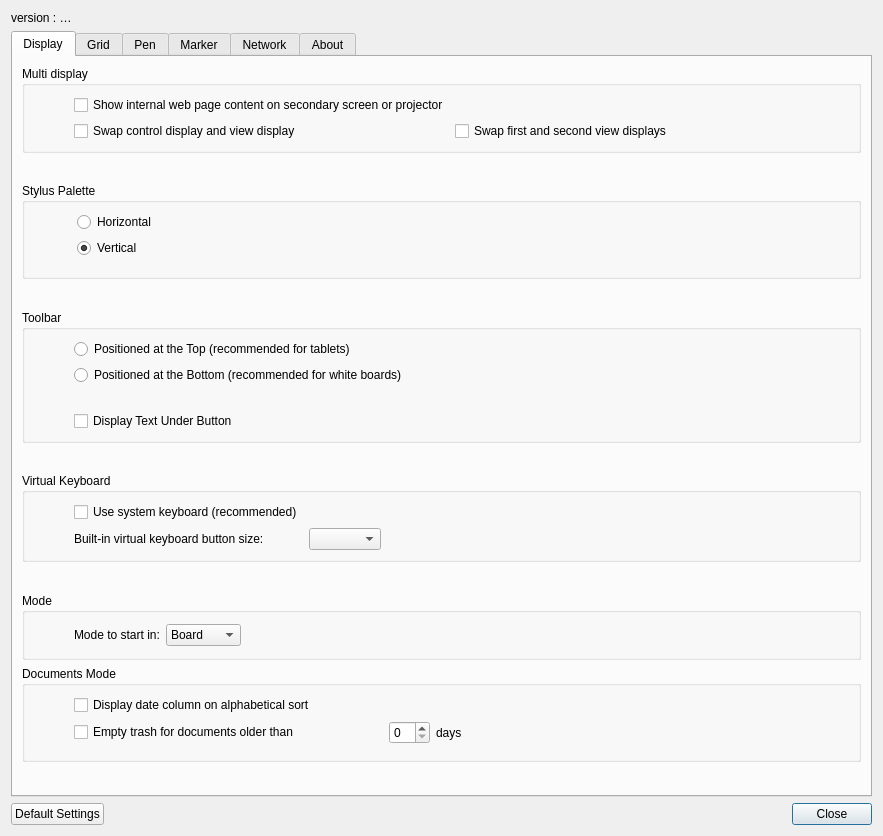
<?xml version="1.0" encoding="UTF-8"?>
<ui version="4.0">
 <class>preferencesDialog</class>
 <widget class="QDialog" name="preferencesDialog">
  <property name="geometry">
   <rect>
    <x>0</x>
    <y>0</y>
    <width>883</width>
    <height>836</height>
   </rect>
  </property>
  <property name="windowTitle">
   <string>Preferences</string>
  </property>
  <layout class="QGridLayout" name="gridLayout">
   <item row="4" column="0">
    <widget class="QFrame" name="frame">
     <property name="frameShape">
      <enum>QFrame::Shape::NoFrame</enum>
     </property>
     <property name="frameShadow">
      <enum>QFrame::Shadow::Raised</enum>
     </property>
     <layout class="QHBoxLayout" name="horizontalLayout_2">
      <property name="leftMargin">
       <number>0</number>
      </property>
      <property name="topMargin">
       <number>0</number>
      </property>
      <property name="rightMargin">
       <number>0</number>
      </property>
      <property name="bottomMargin">
       <number>0</number>
      </property>
      <item>
       <widget class="QPushButton" name="defaultSettingsButton">
        <property name="text">
         <string>Default Settings</string>
        </property>
       </widget>
      </item>
      <item>
       <spacer name="bottomHSpacer">
        <property name="orientation">
         <enum>Qt::Orientation::Horizontal</enum>
        </property>
        <property name="sizeHint" stdset="0">
         <size>
          <width>40</width>
          <height>20</height>
         </size>
        </property>
       </spacer>
      </item>
      <item>
       <layout class="QHBoxLayout" name="horizontalLayout">
        <item>
         <widget class="QPushButton" name="closeButton">
          <property name="text">
           <string>Close</string>
          </property>
          <property name="default">
           <bool>true</bool>
          </property>
         </widget>
        </item>
       </layout>
      </item>
     </layout>
    </widget>
   </item>
   <item row="0" column="0">
    <widget class="QLabel" name="versionLabel">
     <property name="text">
      <string>version : …</string>
     </property>
    </widget>
   </item>
   <item row="1" column="0">
    <widget class="QTabWidget" name="mainTabWidget">
     <property name="currentIndex">
      <number>0</number>
     </property>
     <widget class="QWidget" name="displayTab">
      <attribute name="title">
       <string>Display</string>
      </attribute>
      <layout class="QGridLayout" name="gridLayout_3">
       <item row="2" column="0">
        <widget class="QGroupBox" name="multiDisplayGroupBox">
         <property name="title">
          <string>Multi display</string>
         </property>
         <layout class="QGridLayout" name="gridLayout_2">
          <item row="1" column="3">
           <spacer name="mirroringRSpacer">
            <property name="orientation">
             <enum>Qt::Orientation::Horizontal</enum>
            </property>
            <property name="sizeHint" stdset="0">
             <size>
              <width>40</width>
              <height>20</height>
             </size>
            </property>
           </spacer>
          </item>
          <item row="1" column="0">
           <spacer name="mirroringLSpacer">
            <property name="orientation">
             <enum>Qt::Orientation::Horizontal</enum>
            </property>
            <property name="sizeType">
             <enum>QSizePolicy::Policy::Preferred</enum>
            </property>
            <property name="sizeHint" stdset="0">
             <size>
              <width>40</width>
              <height>20</height>
             </size>
            </property>
           </spacer>
          </item>
          <item row="2" column="2">
           <widget class="QCheckBox" name="swapControlAndDisplayScreensCheckBox">
            <property name="text">
             <string>Swap control display and view display</string>
            </property>
           </widget>
          </item>
          <item row="1" column="2">
           <widget class="QCheckBox" name="displayBrowserPageCheckBox">
            <property name="text">
             <string>Show internal web page content on secondary screen or projector</string>
            </property>
           </widget>
          </item>
          <item row="2" column="3">
           <widget class="QCheckBox" name="swapDisplayScreensCheckBox">
            <property name="text">
             <string>Swap first and second view displays</string>
            </property>
           </widget>
          </item>
         </layout>
        </widget>
       </item>
       <item row="14" column="0">
        <spacer name="modeSpacer">
         <property name="orientation">
          <enum>Qt::Orientation::Vertical</enum>
         </property>
         <property name="sizeHint" stdset="0">
          <size>
           <width>20</width>
           <height>40</height>
          </size>
         </property>
        </spacer>
       </item>
       <item row="15" column="0">
        <widget class="QGroupBox" name="modeGroupBox">
         <property name="sizePolicy">
          <sizepolicy hsizetype="MinimumExpanding" vsizetype="Expanding">
           <horstretch>0</horstretch>
           <verstretch>0</verstretch>
          </sizepolicy>
         </property>
         <property name="title">
          <string>Mode</string>
         </property>
         <layout class="QGridLayout" name="gridLayout_15">
          <item row="0" column="0">
           <spacer name="horizontalSpacer_5">
            <property name="orientation">
             <enum>Qt::Orientation::Horizontal</enum>
            </property>
            <property name="sizeType">
             <enum>QSizePolicy::Policy::Preferred</enum>
            </property>
            <property name="sizeHint" stdset="0">
             <size>
              <width>40</width>
              <height>20</height>
             </size>
            </property>
           </spacer>
          </item>
          <item row="0" column="1" rowspan="2">
           <layout class="QGridLayout" name="gridLayout_16">
            <item row="0" column="0">
             <widget class="QLabel" name="modeLabel">
              <property name="text">
               <string>Mode to start in:</string>
              </property>
             </widget>
            </item>
            <item row="0" column="1">
             <widget class="QComboBox" name="startModeComboBox">
              <item>
               <property name="text">
                <string>Board</string>
               </property>
              </item>
              <item>
               <property name="text">
                <string>Desktop</string>
               </property>
              </item>
             </widget>
            </item>
            <item row="0" column="2">
             <spacer name="horizontalSpacer_6">
              <property name="orientation">
               <enum>Qt::Orientation::Horizontal</enum>
              </property>
              <property name="sizeHint" stdset="0">
               <size>
                <width>40</width>
                <height>20</height>
               </size>
              </property>
             </spacer>
            </item>
           </layout>
          </item>
         </layout>
        </widget>
       </item>
       <item row="4" column="0" rowspan="2">
        <widget class="QGroupBox" name="stylusPaletteGroupBox">
         <property name="minimumSize">
          <size>
           <width>0</width>
           <height>0</height>
          </size>
         </property>
         <property name="title">
          <string>Stylus Palette</string>
         </property>
         <layout class="QGridLayout" name="gridLayout_14">
          <property name="leftMargin">
           <number>12</number>
          </property>
          <item row="0" column="0">
           <spacer name="horizontalSpacer_4">
            <property name="orientation">
             <enum>Qt::Orientation::Horizontal</enum>
            </property>
            <property name="sizeType">
             <enum>QSizePolicy::Policy::Preferred</enum>
            </property>
            <property name="sizeHint" stdset="0">
             <size>
              <width>40</width>
              <height>20</height>
             </size>
            </property>
           </spacer>
          </item>
          <item row="0" column="2">
           <spacer name="horizontalSpacer_3">
            <property name="orientation">
             <enum>Qt::Orientation::Horizontal</enum>
            </property>
            <property name="sizeType">
             <enum>QSizePolicy::Policy::Preferred</enum>
            </property>
            <property name="sizeHint" stdset="0">
             <size>
              <width>40</width>
              <height>20</height>
             </size>
            </property>
           </spacer>
          </item>
          <item row="0" column="1">
           <layout class="QGridLayout" name="gridLayout_5">
            <property name="sizeConstraint">
             <enum>QLayout::SizeConstraint::SetDefaultConstraint</enum>
            </property>
            <item row="0" column="0">
             <widget class="QRadioButton" name="horizontalChoice">
              <property name="sizePolicy">
               <sizepolicy hsizetype="Minimum" vsizetype="Fixed">
                <horstretch>1</horstretch>
                <verstretch>0</verstretch>
               </sizepolicy>
              </property>
              <property name="minimumSize">
               <size>
                <width>0</width>
                <height>0</height>
               </size>
              </property>
              <property name="text">
               <string>Horizontal</string>
              </property>
              <property name="checked">
               <bool>false</bool>
              </property>
             </widget>
            </item>
            <item row="1" column="0">
             <widget class="QRadioButton" name="verticalChoice">
              <property name="text">
               <string>Vertical</string>
              </property>
              <property name="checked">
               <bool>true</bool>
              </property>
             </widget>
            </item>
            <item row="2" column="0">
             <spacer name="verticalSpacer_5">
              <property name="orientation">
               <enum>Qt::Orientation::Vertical</enum>
              </property>
              <property name="sizeHint" stdset="0">
               <size>
                <width>20</width>
                <height>40</height>
               </size>
              </property>
             </spacer>
            </item>
           </layout>
          </item>
         </layout>
        </widget>
       </item>
       <item row="13" column="0">
        <widget class="QGroupBox" name="keyboardGroupBox">
         <property name="sizePolicy">
          <sizepolicy hsizetype="MinimumExpanding" vsizetype="Expanding">
           <horstretch>0</horstretch>
           <verstretch>0</verstretch>
          </sizepolicy>
         </property>
         <property name="title">
          <string>Virtual Keyboard</string>
         </property>
         <layout class="QGridLayout" name="gridLayout_13">
          <item row="0" column="1" colspan="2">
           <layout class="QGridLayout" name="oskGridLayout">
            <item row="3" column="1">
             <widget class="QComboBox" name="keyboardPaletteKeyButtonSize"/>
            </item>
            <item row="3" column="0">
             <widget class="QLabel" name="keyboardPaletteKeyButtonSize_Label">
              <property name="text">
               <string>Built-in virtual keyboard button size:</string>
              </property>
             </widget>
            </item>
            <item row="2" column="0">
             <widget class="QCheckBox" name="useSystemOSKCheckBox">
              <property name="text">
               <string>Use system keyboard (recommended)</string>
              </property>
             </widget>
            </item>
           </layout>
          </item>
          <item row="0" column="0">
           <spacer name="horizontalSpacer">
            <property name="orientation">
             <enum>Qt::Orientation::Horizontal</enum>
            </property>
            <property name="sizeType">
             <enum>QSizePolicy::Policy::Preferred</enum>
            </property>
            <property name="sizeHint" stdset="0">
             <size>
              <width>40</width>
              <height>20</height>
             </size>
            </property>
           </spacer>
          </item>
          <item row="0" column="3">
           <spacer name="horizontalSpacer_2">
            <property name="orientation">
             <enum>Qt::Orientation::Horizontal</enum>
            </property>
            <property name="sizeHint" stdset="0">
             <size>
              <width>40</width>
              <height>20</height>
             </size>
            </property>
           </spacer>
          </item>
         </layout>
        </widget>
       </item>
       <item row="7" column="0">
        <spacer name="verticalSpacer_3">
         <property name="orientation">
          <enum>Qt::Orientation::Vertical</enum>
         </property>
         <property name="sizeHint" stdset="0">
          <size>
           <width>20</width>
           <height>40</height>
          </size>
         </property>
        </spacer>
       </item>
       <item row="8" column="0">
        <widget class="QGroupBox" name="toolbarGroupBox">
         <property name="sizePolicy">
          <sizepolicy hsizetype="MinimumExpanding" vsizetype="Expanding">
           <horstretch>0</horstretch>
           <verstretch>0</verstretch>
          </sizepolicy>
         </property>
         <property name="title">
          <string>Toolbar</string>
         </property>
         <layout class="QGridLayout" name="gridLayout_9">
          <item row="0" column="1">
           <layout class="QGridLayout" name="gridLayout_10">
            <item row="0" column="0">
             <widget class="QRadioButton" name="toolbarAtTopRadioButton">
              <property name="text">
               <string>Positioned at the Top (recommended for tablets)</string>
              </property>
             </widget>
            </item>
            <item row="1" column="0">
             <widget class="QRadioButton" name="toolbarAtBottomRadioButton">
              <property name="text">
               <string>Positioned at the Bottom (recommended for white boards)</string>
              </property>
             </widget>
            </item>
            <item row="2" column="0">
             <spacer name="verticalSpacer">
              <property name="orientation">
               <enum>Qt::Orientation::Vertical</enum>
              </property>
              <property name="sizeType">
               <enum>QSizePolicy::Policy::Fixed</enum>
              </property>
              <property name="sizeHint" stdset="0">
               <size>
                <width>20</width>
                <height>20</height>
               </size>
              </property>
             </spacer>
            </item>
           </layout>
          </item>
          <item row="0" column="0">
           <spacer name="toolbarLSpacer">
            <property name="orientation">
             <enum>Qt::Orientation::Horizontal</enum>
            </property>
            <property name="sizeType">
             <enum>QSizePolicy::Policy::Preferred</enum>
            </property>
            <property name="sizeHint" stdset="0">
             <size>
              <width>40</width>
              <height>20</height>
             </size>
            </property>
           </spacer>
          </item>
          <item row="0" column="2">
           <spacer name="toolbarRSpacer">
            <property name="orientation">
             <enum>Qt::Orientation::Horizontal</enum>
            </property>
            <property name="sizeType">
             <enum>QSizePolicy::Policy::Expanding</enum>
            </property>
            <property name="sizeHint" stdset="0">
             <size>
              <width>40</width>
              <height>20</height>
             </size>
            </property>
           </spacer>
          </item>
          <item row="1" column="1">
           <widget class="QCheckBox" name="toolbarDisplayTextCheckBox">
            <property name="text">
             <string>Display Text Under Button</string>
            </property>
           </widget>
          </item>
         </layout>
        </widget>
       </item>
       <item row="17" column="0">
        <spacer name="verticalSpacer_7">
         <property name="orientation">
          <enum>Qt::Orientation::Vertical</enum>
         </property>
         <property name="sizeHint" stdset="0">
          <size>
           <width>20</width>
           <height>40</height>
          </size>
         </property>
        </spacer>
       </item>
       <item row="9" column="0">
        <spacer name="keyboardSpacer">
         <property name="orientation">
          <enum>Qt::Orientation::Vertical</enum>
         </property>
         <property name="sizeType">
          <enum>QSizePolicy::Policy::Expanding</enum>
         </property>
         <property name="sizeHint" stdset="0">
          <size>
           <width>20</width>
           <height>40</height>
          </size>
         </property>
        </spacer>
       </item>
       <item row="3" column="0">
        <spacer name="toolbarSpacer">
         <property name="orientation">
          <enum>Qt::Orientation::Vertical</enum>
         </property>
         <property name="sizeHint" stdset="0">
          <size>
           <width>20</width>
           <height>40</height>
          </size>
         </property>
        </spacer>
       </item>
       <item row="16" column="0">
        <widget class="QGroupBox" name="documentsGroupBox">
         <property name="sizePolicy">
          <sizepolicy hsizetype="MinimumExpanding" vsizetype="Expanding">
           <horstretch>0</horstretch>
           <verstretch>0</verstretch>
          </sizepolicy>
         </property>
         <property name="title">
          <string>Documents Mode</string>
         </property>
         <layout class="QGridLayout" name="gridLayout_19">
          <item row="0" column="1">
           <layout class="QGridLayout" name="gridLayout_18">
            <item row="0" column="1">
             <widget class="QCheckBox" name="showDateColumnOnAlphabeticalSort">
              <property name="sizePolicy">
               <sizepolicy hsizetype="Expanding" vsizetype="Preferred">
                <horstretch>0</horstretch>
                <verstretch>0</verstretch>
               </sizepolicy>
              </property>
              <property name="text">
               <string>Display date column on alphabetical sort</string>
              </property>
             </widget>
            </item>
            <item row="3" column="1">
             <widget class="QCheckBox" name="emptyTrashForOlderDocuments">
              <property name="text">
               <string>Empty trash for documents older than</string>
              </property>
             </widget>
            </item>
            <item row="3" column="2">
             <widget class="QSpinBox" name="emptyTrashDaysValue"/>
            </item>
            <item row="3" column="3">
             <widget class="QLabel" name="emptyTrashDaysLabel">
              <property name="text">
               <string>days</string>
              </property>
             </widget>
            </item>
           </layout>
          </item>
          <item row="0" column="0" rowspan="2">
           <spacer name="horizontalSpacer_9">
            <property name="orientation">
             <enum>Qt::Orientation::Horizontal</enum>
            </property>
            <property name="sizeType">
             <enum>QSizePolicy::Policy::Fixed</enum>
            </property>
            <property name="sizeHint" stdset="0">
             <size>
              <width>40</width>
              <height>20</height>
             </size>
            </property>
           </spacer>
          </item>
          <item row="0" column="2">
           <spacer name="horizontalSpacer_10">
            <property name="orientation">
             <enum>Qt::Orientation::Horizontal</enum>
            </property>
            <property name="sizeHint" stdset="0">
             <size>
              <width>40</width>
              <height>20</height>
             </size>
            </property>
           </spacer>
          </item>
         </layout>
        </widget>
       </item>
      </layout>
     </widget>
     <widget class="QWidget" name="gridTab">
      <attribute name="title">
       <string>Grid</string>
      </attribute>
      <layout class="QGridLayout" name="gridLayout_17">
       <item row="0" column="0">
        <widget class="QFrame" name="gridFrame">
         <property name="enabled">
          <bool>true</bool>
         </property>
         <property name="frameShape">
          <enum>QFrame::Shape::NoFrame</enum>
         </property>
         <property name="frameShadow">
          <enum>QFrame::Shadow::Raised</enum>
         </property>
         <layout class="QGridLayout" name="gridLayout_11">
          <item row="2" column="0">
           <widget class="QFrame" name="crossColorLightBackgroundFrame">
            <property name="frameShape">
             <enum>QFrame::Shape::NoFrame</enum>
            </property>
            <property name="frameShadow">
             <enum>QFrame::Shadow::Raised</enum>
            </property>
            <layout class="QHBoxLayout" name="crossColorLightBackgroundLayout">
             <item>
              <widget class="QLabel" name="crossColorLightBackgroundLabel">
               <property name="text">
                <string>On Light Background</string>
               </property>
              </widget>
             </item>
             <item>
              <spacer name="horizontalSpacer_7">
               <property name="orientation">
                <enum>Qt::Orientation::Horizontal</enum>
               </property>
               <property name="sizeHint" stdset="0">
                <size>
                 <width>40</width>
                 <height>20</height>
                </size>
               </property>
              </spacer>
             </item>
             <item>
              <widget class="WBColorPicker" name="crossColorLightBackgroundColorPicker">
               <property name="minimumSize">
                <size>
                 <width>32</width>
                 <height>32</height>
                </size>
               </property>
               <property name="frameShape">
                <enum>QFrame::Shape::StyledPanel</enum>
               </property>
               <property name="frameShadow">
                <enum>QFrame::Shadow::Raised</enum>
               </property>
              </widget>
             </item>
            </layout>
           </widget>
          </item>
          <item row="5" column="0">
           <widget class="QFrame" name="darkBackgroundOpacityFrame">
            <property name="frameShape">
             <enum>QFrame::Shape::NoFrame</enum>
            </property>
            <property name="frameShadow">
             <enum>QFrame::Shadow::Raised</enum>
            </property>
            <layout class="QHBoxLayout" name="horizontalLayout_8">
             <item>
              <spacer name="wSpacer_2">
               <property name="orientation">
                <enum>Qt::Orientation::Horizontal</enum>
               </property>
               <property name="sizeHint" stdset="0">
                <size>
                 <width>154</width>
                 <height>20</height>
                </size>
               </property>
              </spacer>
             </item>
             <item>
              <widget class="QLabel" name="darkBackgroundOpacityLabel">
               <property name="text">
                <string>Opacity</string>
               </property>
              </widget>
             </item>
             <item>
              <widget class="QSlider" name="darkBackgroundOpacitySlider">
               <property name="minimum">
                <number>20</number>
               </property>
               <property name="maximum">
                <number>100</number>
               </property>
               <property name="value">
                <number>50</number>
               </property>
               <property name="orientation">
                <enum>Qt::Orientation::Horizontal</enum>
               </property>
               <property name="tickPosition">
                <enum>QSlider::TickPosition::TicksAbove</enum>
               </property>
               <property name="tickInterval">
                <number>20</number>
               </property>
              </widget>
             </item>
             <item>
              <spacer name="eSpacer_2">
               <property name="orientation">
                <enum>Qt::Orientation::Horizontal</enum>
               </property>
               <property name="sizeHint" stdset="0">
                <size>
                 <width>156</width>
                 <height>20</height>
                </size>
               </property>
              </spacer>
             </item>
            </layout>
           </widget>
          </item>
          <item row="4" column="0">
           <widget class="QFrame" name="crossColorDarkBackgroundFrame">
            <property name="frameShape">
             <enum>QFrame::Shape::NoFrame</enum>
            </property>
            <property name="frameShadow">
             <enum>QFrame::Shadow::Raised</enum>
            </property>
            <layout class="QHBoxLayout" name="crossColorDarkBackgroundLayout">
             <item>
              <widget class="QLabel" name="crossColorDarkBackgroundLabel">
               <property name="text">
                <string>On Dark Background</string>
               </property>
              </widget>
             </item>
             <item>
              <spacer name="horizontalSpacer_8">
               <property name="orientation">
                <enum>Qt::Orientation::Horizontal</enum>
               </property>
               <property name="sizeHint" stdset="0">
                <size>
                 <width>40</width>
                 <height>20</height>
                </size>
               </property>
              </spacer>
             </item>
             <item>
              <widget class="WBColorPicker" name="crossColorDarkBackgroundColorPicker">
               <property name="minimumSize">
                <size>
                 <width>32</width>
                 <height>32</height>
                </size>
               </property>
               <property name="frameShape">
                <enum>QFrame::Shape::StyledPanel</enum>
               </property>
               <property name="frameShadow">
                <enum>QFrame::Shadow::Raised</enum>
               </property>
              </widget>
             </item>
            </layout>
           </widget>
          </item>
          <item row="3" column="0">
           <widget class="QFrame" name="lightBackgroundOpacityFrame">
            <property name="frameShape">
             <enum>QFrame::Shape::NoFrame</enum>
            </property>
            <property name="frameShadow">
             <enum>QFrame::Shadow::Raised</enum>
            </property>
            <layout class="QHBoxLayout" name="horizontalLayout_10">
             <item>
              <spacer name="wSpacer_3">
               <property name="orientation">
                <enum>Qt::Orientation::Horizontal</enum>
               </property>
               <property name="sizeHint" stdset="0">
                <size>
                 <width>154</width>
                 <height>20</height>
                </size>
               </property>
              </spacer>
             </item>
             <item>
              <widget class="QLabel" name="lightBackgroundOpacityLabel">
               <property name="text">
                <string>Opacity</string>
               </property>
              </widget>
             </item>
             <item>
              <widget class="QSlider" name="lightBackgroundOpacitySlider">
               <property name="minimum">
                <number>20</number>
               </property>
               <property name="maximum">
                <number>100</number>
               </property>
               <property name="value">
                <number>50</number>
               </property>
               <property name="orientation">
                <enum>Qt::Orientation::Horizontal</enum>
               </property>
               <property name="tickPosition">
                <enum>QSlider::TickPosition::TicksAbove</enum>
               </property>
               <property name="tickInterval">
                <number>20</number>
               </property>
              </widget>
             </item>
             <item>
              <spacer name="eSpacer_3">
               <property name="orientation">
                <enum>Qt::Orientation::Horizontal</enum>
               </property>
               <property name="sizeHint" stdset="0">
                <size>
                 <width>156</width>
                 <height>20</height>
                </size>
               </property>
              </spacer>
             </item>
            </layout>
           </widget>
          </item>
         </layout>
        </widget>
       </item>
       <item row="1" column="0">
        <spacer name="verticalSpacer_4">
         <property name="orientation">
          <enum>Qt::Orientation::Vertical</enum>
         </property>
         <property name="sizeHint" stdset="0">
          <size>
           <width>20</width>
           <height>342</height>
          </size>
         </property>
        </spacer>
       </item>
      </layout>
     </widget>
     <widget class="QWidget" name="penTab">
      <attribute name="title">
       <string>Pen</string>
      </attribute>
      <layout class="QGridLayout" name="gridLayout_4">
       <item row="0" column="0" colspan="2">
        <widget class="QFrame" name="penFrame">
         <property name="frameShape">
          <enum>QFrame::Shape::NoFrame</enum>
         </property>
         <property name="frameShadow">
          <enum>QFrame::Shadow::Raised</enum>
         </property>
        </widget>
       </item>
      </layout>
     </widget>
     <widget class="QWidget" name="markerTab">
      <attribute name="title">
       <string>Marker</string>
      </attribute>
      <layout class="QVBoxLayout" name="verticalLayout">
       <item>
        <widget class="QFrame" name="markerFrame">
         <property name="frameShape">
          <enum>QFrame::Shape::NoFrame</enum>
         </property>
         <property name="frameShadow">
          <enum>QFrame::Shadow::Raised</enum>
         </property>
        </widget>
       </item>
      </layout>
     </widget>
     <widget class="QWidget" name="networkTab">
      <attribute name="title">
       <string>Network</string>
      </attribute>
      <layout class="QGridLayout" name="gridLayout_6">
       <item row="0" column="0">
        <widget class="QGroupBox" name="internetGroupBox">
         <property name="sizePolicy">
          <sizepolicy hsizetype="MinimumExpanding" vsizetype="Fixed">
           <horstretch>0</horstretch>
           <verstretch>0</verstretch>
          </sizepolicy>
         </property>
         <property name="title">
          <string>Internet</string>
         </property>
         <layout class="QGridLayout" name="gridLayout_7">
          <item row="0" column="1">
           <layout class="QGridLayout" name="gridLayout_8">
            <item row="0" column="0">
             <widget class="QCheckBox" name="useExternalBrowserCheckBox">
              <property name="text">
               <string>Show Page with External Browser</string>
              </property>
             </widget>
            </item>
           </layout>
          </item>
          <item row="3" column="1">
           <layout class="QGridLayout" name="gridLayout_12">
            <item row="0" column="1">
             <widget class="QLineEdit" name="webHomePage">
              <property name="sizePolicy">
               <sizepolicy hsizetype="Expanding" vsizetype="Fixed">
                <horstretch>0</horstretch>
                <verstretch>0</verstretch>
               </sizepolicy>
              </property>
             </widget>
            </item>
            <item row="0" column="0">
             <widget class="QLabel" name="labelHomePage">
              <property name="text">
               <string>Home Page:</string>
              </property>
             </widget>
            </item>
            <item row="1" column="0">
             <widget class="QLabel" name="label">
              <property name="text">
               <string>Proxy User:</string>
              </property>
             </widget>
            </item>
            <item row="1" column="1">
             <widget class="QWidget" name="widget" native="true">
              <layout class="QHBoxLayout" name="horizontalLayout_5">
               <property name="spacing">
                <number>5</number>
               </property>
               <property name="leftMargin">
                <number>0</number>
               </property>
               <property name="topMargin">
                <number>0</number>
               </property>
               <property name="rightMargin">
                <number>0</number>
               </property>
               <property name="bottomMargin">
                <number>0</number>
               </property>
               <item>
                <widget class="QLineEdit" name="proxyUsername"/>
               </item>
               <item>
                <widget class="QLabel" name="label_3">
                 <property name="text">
                  <string>Pass:</string>
                 </property>
                </widget>
               </item>
               <item>
                <widget class="QLineEdit" name="proxyPassword">
                 <property name="echoMode">
                  <enum>QLineEdit::EchoMode::Password</enum>
                 </property>
                </widget>
               </item>
              </layout>
             </widget>
            </item>
           </layout>
          </item>
          <item row="0" column="0">
           <spacer name="internetLSpacer">
            <property name="orientation">
             <enum>Qt::Orientation::Horizontal</enum>
            </property>
            <property name="sizeType">
             <enum>QSizePolicy::Policy::Preferred</enum>
            </property>
            <property name="sizeHint" stdset="0">
             <size>
              <width>40</width>
              <height>20</height>
             </size>
            </property>
           </spacer>
          </item>
         </layout>
        </widget>
       </item>
       <item row="2" column="0">
        <spacer name="verticalSpacer_2">
         <property name="orientation">
          <enum>Qt::Orientation::Vertical</enum>
         </property>
         <property name="sizeHint" stdset="0">
          <size>
           <width>20</width>
           <height>40</height>
          </size>
         </property>
        </spacer>
       </item>
      </layout>
     </widget>
     <widget class="QWidget" name="aboutTab">
      <property name="enabled">
       <bool>true</bool>
      </property>
      <attribute name="title">
       <string>About</string>
      </attribute>
      <layout class="QVBoxLayout" name="verticalLayout_2">
       <item>
        <widget class="QTextBrowser" name="copyrightTextBrowser">
         <property name="html">
          <string notr="true">&lt;!DOCTYPE HTML PUBLIC &quot;-//W3C//DTD HTML 4.0//EN&quot; &quot;http://www.w3.org/TR/REC-html40/strict.dtd&quot;&gt;
&lt;html&gt;&lt;head&gt;&lt;meta name=&quot;qrichtext&quot; content=&quot;1&quot; /&gt;&lt;meta charset=&quot;utf-8&quot; /&gt;&lt;style type=&quot;text/css&quot;&gt;
p, li { white-space: pre-wrap; }
hr { height: 1px; border-width: 0; }
li.unchecked::marker { content: &quot;\2610&quot;; }
li.checked::marker { content: &quot;\2612&quot;; }
&lt;/style&gt;&lt;/head&gt;&lt;body style=&quot; font-family:'Microsoft YaHei UI'; font-size:9pt; font-weight:400; font-style:normal;&quot;&gt;
&lt;table border=&quot;0&quot; style=&quot;-qt-table-type: root; margin-top:4px; margin-bottom:4px; margin-left:4px; margin-right:4px;&quot;&gt;
&lt;tr&gt;
&lt;td style=&quot;border: none;&quot;&gt;
&lt;p style=&quot; margin-top:0px; margin-bottom:0px; margin-left:0px; margin-right:0px; -qt-block-indent:0; text-indent:0px;&quot;&gt;&lt;span style=&quot; font-family:'Cantarell'; font-size:10pt;&quot;&gt;WBoard 1.0.0&lt;/span&gt;&lt;/p&gt;
&lt;p style=&quot;-qt-paragraph-type:empty; margin-top:0px; margin-bottom:0px; margin-left:0px; margin-right:0px; -qt-block-indent:0; text-indent:0px; font-family:'Cantarell'; font-size:10pt;&quot;&gt;&lt;br /&gt;&lt;/p&gt;
&lt;p style=&quot; margin-top:0px; margin-bottom:0px; margin-left:0px; margin-right:0px; -qt-block-indent:0; text-indent:0px;&quot;&gt;&lt;span style=&quot; font-family:'Cantarell'; font-size:10pt;&quot;&gt;WBoard is copyright © 2020. All rights reserved.&lt;/span&gt;&lt;/p&gt;
&lt;p style=&quot;-qt-paragraph-type:empty; margin-top:0px; margin-bottom:0px; margin-left:0px; margin-right:0px; -qt-block-indent:0; text-indent:0px; font-family:'Cantarell'; font-size:10pt;&quot;&gt;&lt;br /&gt;&lt;/p&gt;
&lt;p style=&quot;-qt-paragraph-type:empty; margin-top:0px; margin-bottom:0px; margin-left:0px; margin-right:0px; -qt-block-indent:0; text-indent:0px; font-family:'SimSun';&quot;&gt;&lt;br /&gt;&lt;/p&gt;
&lt;p style=&quot; margin-top:0px; margin-bottom:0px; margin-left:0px; margin-right:0px; -qt-block-indent:0; text-indent:0px;&quot;&gt;&lt;span style=&quot; font-family:'Cantarell'; font-size:10pt;&quot;&gt;emails: 574226409@qq.com&lt;/span&gt;&lt;/p&gt;&lt;/td&gt;&lt;/tr&gt;&lt;/table&gt;&lt;/body&gt;&lt;/html&gt;</string>
         </property>
         <property name="openExternalLinks">
          <bool>true</bool>
         </property>
        </widget>
       </item>
       <item>
        <widget class="QGroupBox" name="softwareUpdateGroupBox">
         <property name="minimumSize">
          <size>
           <width>0</width>
           <height>70</height>
          </size>
         </property>
         <property name="maximumSize">
          <size>
           <width>16777215</width>
           <height>70</height>
          </size>
         </property>
         <property name="title">
          <string>Software Update</string>
         </property>
         <widget class="QCheckBox" name="checkSoftwareUpdateAtLaunchCheckBox">
          <property name="enabled">
           <bool>true</bool>
          </property>
          <property name="geometry">
           <rect>
            <x>10</x>
            <y>30</y>
            <width>551</width>
            <height>21</height>
           </rect>
          </property>
          <property name="text">
           <string>Check software update at launch</string>
          </property>
          <property name="checked">
           <bool>true</bool>
          </property>
         </widget>
        </widget>
       </item>
       <item>
        <widget class="QGroupBox" name="sankoreImporterGroupBox">
         <property name="minimumSize">
          <size>
           <width>0</width>
           <height>70</height>
          </size>
         </property>
         <property name="maximumSize">
          <size>
           <width>16777215</width>
           <height>70</height>
          </size>
         </property>
         <property name="title">
          <string>Open-Sankoré Importer</string>
         </property>
         <widget class="QCheckBox" name="checkOpenSankoreAtStartup">
          <property name="enabled">
           <bool>true</bool>
          </property>
          <property name="geometry">
           <rect>
            <x>10</x>
            <y>30</y>
            <width>551</width>
            <height>21</height>
           </rect>
          </property>
          <property name="text">
           <string>Check if Open-Sankoré data could be imported at launch</string>
          </property>
          <property name="checked">
           <bool>true</bool>
          </property>
         </widget>
        </widget>
       </item>
      </layout>
     </widget>
    </widget>
   </item>
  </layout>
 </widget>
 <customwidgets>
  <customwidget>
   <class>WBColorPicker</class>
   <extends>QFrame</extends>
   <header>gui/WBColorPicker.h</header>
   <container>1</container>
  </customwidget>
 </customwidgets>
 <tabstops>
  <tabstop>useExternalBrowserCheckBox</tabstop>
  <tabstop>displayBrowserPageCheckBox</tabstop>
  <tabstop>toolbarAtTopRadioButton</tabstop>
  <tabstop>toolbarAtBottomRadioButton</tabstop>
  <tabstop>defaultSettingsButton</tabstop>
  <tabstop>closeButton</tabstop>
 </tabstops>
 <resources/>
 <connections/>
</ui>
